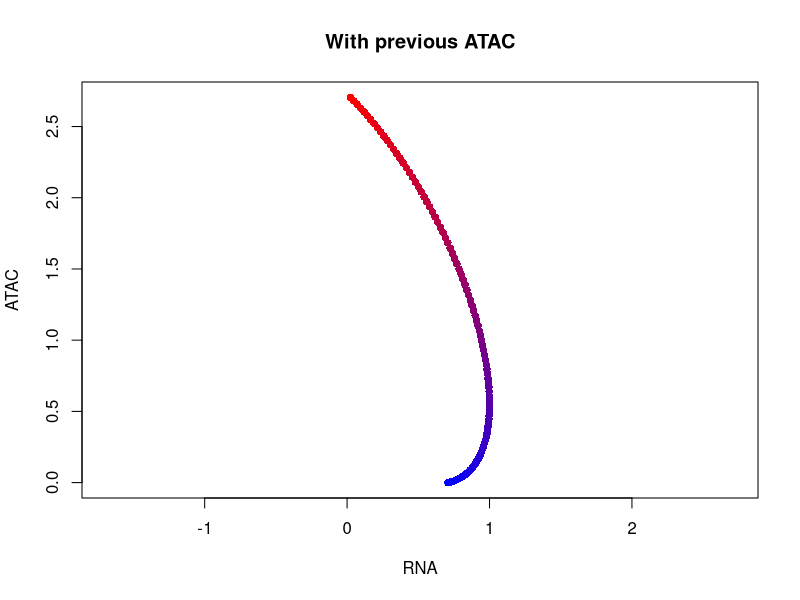

The R source for this figure: (Note: this script raises an error after producing the figure.)
rm(list=ls())
len <- 100
x <- sin(seq(0, 0.75*pi, length.out = len))
y <- sapply(2:len, function(i){
  -1*x[i]+50*(x[i]-x[i-1])
})
#png("../../out/fig/briefnote1/petal.png", height = 1000, width = 2000, res = 300, units = "px")
#par(mfrow = c(1,2), mar = c(4,4,4,0.5))
# plot(x[-1], 3*x[-1], asp = T, pch = 16,
#      col = colorRampPalette(c("red", "blue"))(len-1),
#      xlab = "RNA", ylab = "ATAC", main = "Only linear")
plot(x[-1], y-min(y), asp = T, pch = 16,
     col = colorRampPalette(c("red", "blue"))(len-1),
     xlab = "RNA", ylab = "ATAC", main = "With previous ATAC")
#graphics.off()

###################

rm(list=ls())
len <- 100; seq_vec <- seq(-5, 5, length.out = len)
mat_sigmoid <- sapply(1:len, function(i){
  1/(1+exp(-(seq_vec - seq_vec[i])))
})

generate_graph <- function(prob_mat, ...){
  mat <- matrix(stats::rbinom(prod(dim(prob_mat)), size = 1, 
                              prob = prob_mat), 
                nrow = nrow(prob_mat), ncol = ncol(prob_mat))
  print(sum(mat))
  k_vec <- 2:10; counter <- 1
  while(TRUE){
    rann_res <- RANN::nn2(mat, k = k_vec[counter])
    n <- nrow(rann_res$nn.idx)
    adj_mat <- sapply(1:n, function(i){
      vec <- rep(0, n)
      vec[rann_res$nn.idx[i,]] <- 1
      vec
    })
    
    g <- igraph::graph_from_adjacency_matrix(adj_mat, mode = "undirected")
    g <- igraph::simplify(g)
    
    res <- igraph::components(g)
    if(res$no == 1) break()
    counter <- counter+1
  }
  
  n <- igraph::vcount(g)
  igraph::V(g)$color <- colorRampPalette(c("red", "blue"))(n)
  graphics::plot(g, vertex.label=NA, ...)
}

png("../../out/fig/briefnote1/sigmoid.png", height = 900, width = 3200, res = 300, units = "px")
par(mfrow = c(1,4), mar = c(4,4,4,0.5))
image(.rotate(mat_sigmoid), asp = T, ylab = "Different cells", xlab = "Across genome",
      main = "Blueprint")
par(mar = c(0.5,0.5,4,0.5))
for(i in 1:3){
  set.seed(i)
  generate_graph(mat_sigmoid, main = paste0("Simulation ", i))
}
graphics.off()

###########################

# # gaussian density
# 
# len <- 100; seq_vec <- seq(-1, 1, length.out = len)
# mat_bump <- sapply(1:len, function(i){
#   vec <- rep(0, length(seq_vec))
#   val <- seq_vec + seq_vec[i]
#   idx <- intersect(which(val > -1), which(val < 1))
#   if(length(idx) > 0) vec[idx] <- exp(-1/(1-val[idx]^2))
#   vec
# })
# mat_bump <- mat_bump-min(mat_bump)/(diff(range(mat_bump)))
# plot(mat_bump[50,])
# image(.rotate(mat_bump), asp = T)
# 
# par(mfrow = c(1,3), mar = c(0.5,0.5,0.5,0.5))
# for(i in 1:3){
#   set.seed(i)
#   generate_graph(mat_bump)
# }

##########################

len <- 100; seq_vec <- seq(0, 1.5*pi, length.out = len)
mat_sin <- sapply(1:len, function(i){
  sin(seq_vec + seq_vec[i])
})
mat_sin <- (mat_sin+1)/2; range(mat_sin)
plot(mat_sin[50,])
image(.rotate(mat_sin), asp = T)

png("../../out/fig/briefnote1/sin.png", height = 900, width = 3200, res = 300, units = "px")
par(mfrow = c(1,4), mar = c(4,4,4,0.5))
image(.rotate(mat_sin), asp = T, ylab = "Different cells", xlab = "Across genome",
      main = "Blueprint")
for(i in 1:3){
  set.seed(i)
  generate_graph(mat_sin, main = paste0("Simulation ", i))
}
graphics.off()

############################

# low values
len <- 100; seq_vec <- seq(0, 1.5*pi, length.out = len)
mat_sin <- sapply(1:len, function(i){
  sin(seq_vec + seq_vec[i])
})
mat_sin <- (mat_sin-min(mat_sin))/(diff(range(mat_sin)))
split <- 80; scalar <- 0.3
mat_sin[,1:split] <- scalar*mat_sin[,1:split]
mat_sin[,(split+1):100] <- 1-scalar*(1-mat_sin[,(split+1):100])

png("../../out/fig/briefnote1/sin_low.png", height = 900, width = 3200, res = 300, units = "px")
par(mfrow = c(1,4), mar = c(4,4,4,0.5))
image(.rotate(mat_sin), zlim = c(0,1), asp = T, ylab = "Different cells", xlab = "Across genome",
      main = "Blueprint")
for(i in 1:3){
  set.seed(i)
  generate_graph(mat_sin, main = paste0("Simulation ", i))
}
graphics.off()


# cyclical values
len <- 100; seq_vec <- seq(0, 4*pi, length.out = len)
mat_sin <- sapply(1:len, function(i){
  sin(seq_vec + seq_vec[i])
})
mat_sin <- (mat_sin-min(mat_sin))/(diff(range(mat_sin)))

png("../../out/fig/briefnote1/sin_cylical.png", height = 900, width = 3200, res = 300, units = "px")
par(mfrow = c(1,4), mar = c(4,4,4,0.5))
image(.rotate(mat_sin), zlim = c(0,1), asp = T, ylab = "Different cells", xlab = "Across genome",
      main = "Blueprint")
for(i in 1:3){
  set.seed(i)
  generate_graph(mat_sin, main = paste0("Simulation ", i))
}
graphics.off()

# not enough variables
len <- 100; seq_vec <- seq(0, 4*pi, length.out = len)
mat_sin <- sapply(1:len, function(i){
  sin(seq_vec + seq_vec[i])
})
mat_sin <- (mat_sin-min(mat_sin))/(diff(range(mat_sin)))
mat_sin <- mat_sin[,1:5]

png("../../out/fig/briefnote1/sin_notenough.png", height = 900, width = 3200, res = 300, units = "px")
par(mfrow = c(1,4), mar = c(4,4,4,0.5))
image(.rotate(mat_sin), zlim = c(0,1), asp = 100/5, ylab = "Different cells", xlab = "Across genome",
      main = "Blueprint")
for(i in 1:3){
  set.seed(i)
  generate_graph(mat_sin, main = paste0("Simulation ", i))
}
graphics.off()


###########

len <- 100; seq_vec <- seq(0, 1.5*pi, length.out = len)
mat_sin <- sapply(1:len, function(i){
  sin(seq_vec + seq_vec[i])
})
mat_sin <- (mat_sin+1)/2; range(mat_sin)
set.seed(10)
mat_sin_noise <- mat_sin
rounds <- 30
for(i in 1:rounds){
  idx <- sample(1:nrow(mat_sin))
  mat_sin_noise <- cbind(mat_sin_noise, 0.5*mat_sin[idx,])
}
idx <- (1:ncol(mat_sin_noise))[-(1:len)]
mat_sin_noise[,idx] <- mat_sin_noise[,sample(idx)]

png("../../out/fig/briefnote1/sin_noise.png", height = 900, width = 3200, res = 300, units = "px")
par(mfrow = c(1,4), mar = c(4,4,4,0.5))
image(.rotate(mat_sin_noise), asp = nrow(mat_sin_noise)/ncol(mat_sin_noise), zlim = c(0,1), ylab = "Different cells", xlab = "Across genome",
      main = "Blueprint")
for(i in 1:3){
  set.seed(i)
  generate_graph(mat_sin_noise, main = paste0("Simulation ", i))
}
graphics.off()
